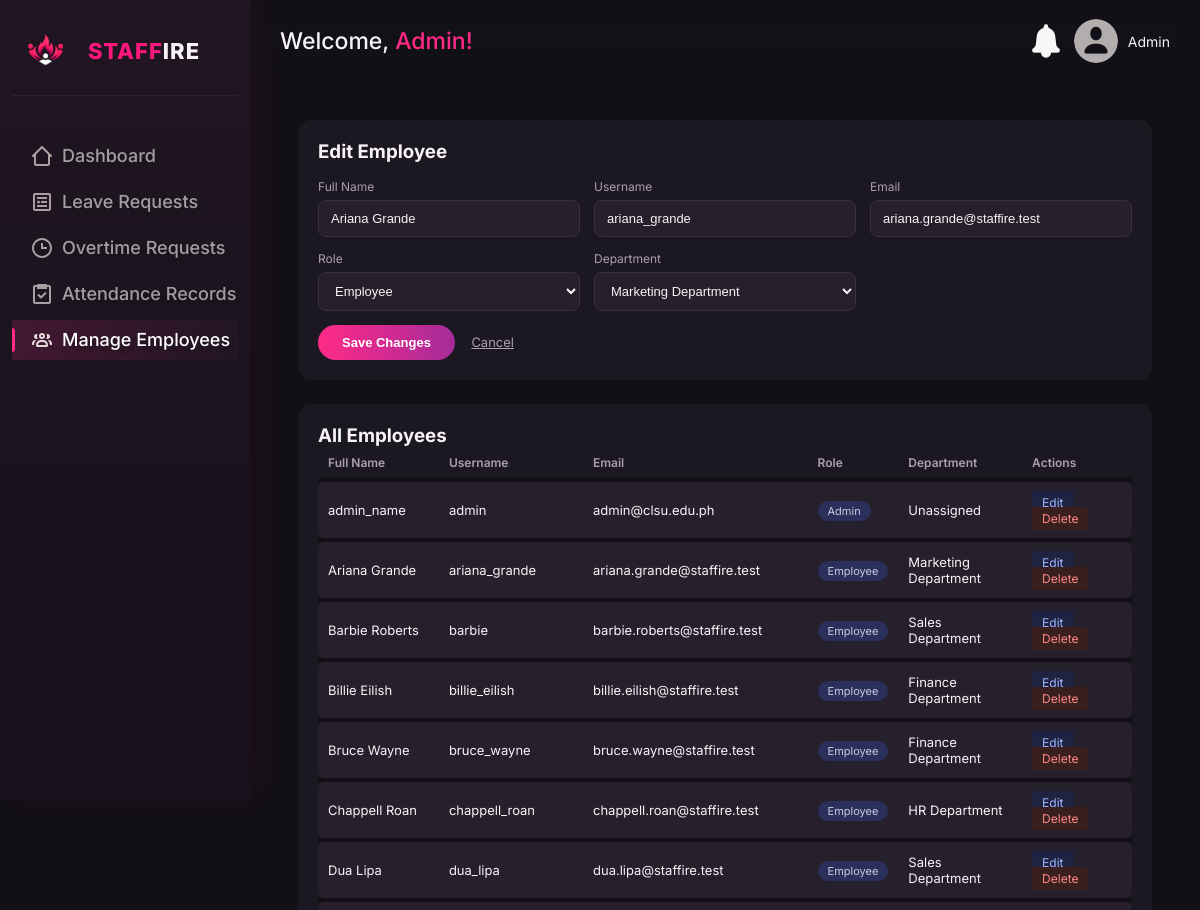
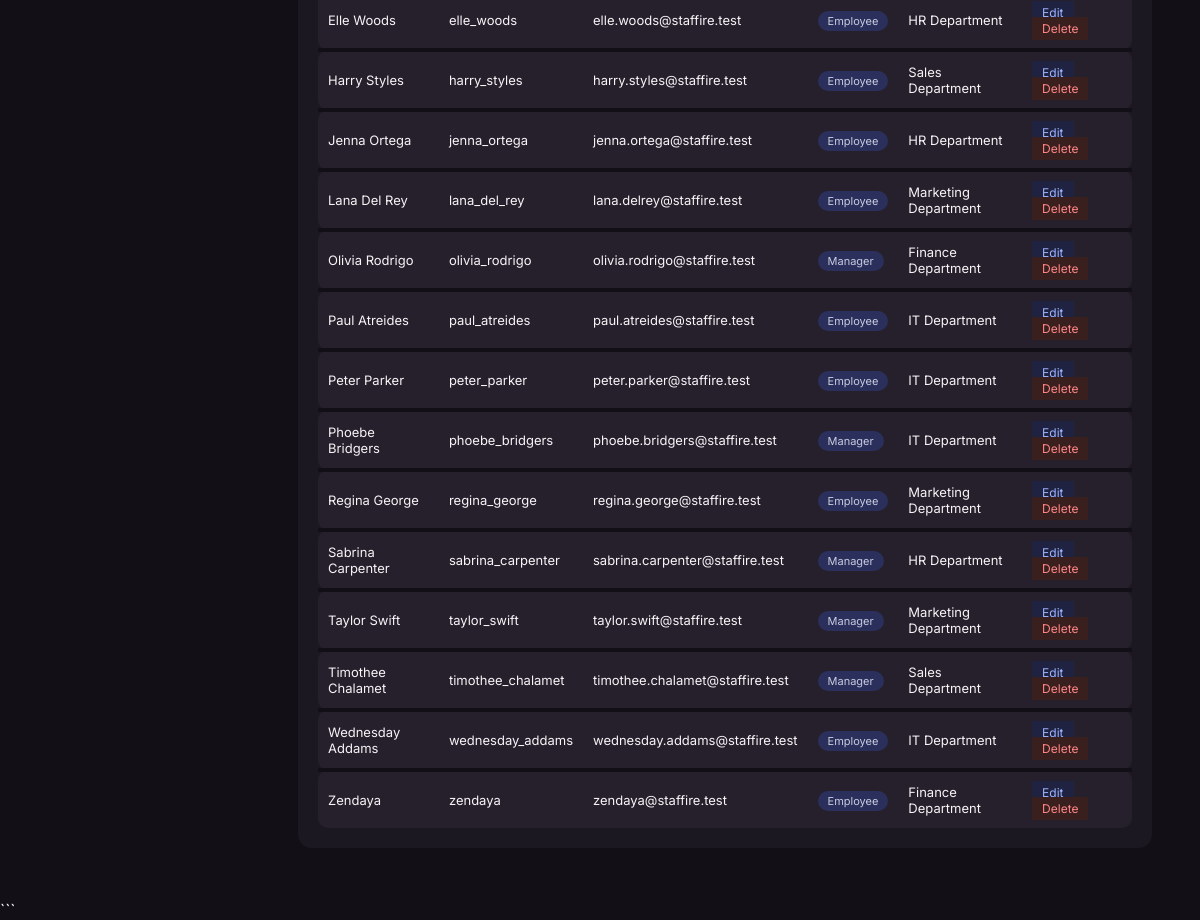
Page /pages/manageEmployees.php?edit=17 (signed in) on the committed database (2 pictures, top to bottom).
### tables this page shows
CREATE TABLE IF NOT EXISTS users (
    id INT PRIMARY KEY AUTO_INCREMENT,
    username VARCHAR(50) UNIQUE NOT NULL,
    password VARCHAR(255) NOT NULL, 
    full_name VARCHAR(255) NOT NULL,
    email VARCHAR(100) UNIQUE NOT NULL,
    role ENUM('admin','manager','employee') NOT NULL,
    created_at TIMESTAMP DEFAULT CURRENT_TIMESTAMP
);

CREATE TABLE IF NOT EXISTS departments (
    id INT PRIMARY KEY AUTO_INCREMENT,
    name VARCHAR(100) NOT NULL
);

### process/access_control.php (called while the page is built, shortened)
<?php
function getUsername(): ?string {
    return $_SESSION["username"] ?? null;
}
function isRole($role)
{
    return isset($_SESSION["role"])
        && $_SESSION["role"] === $role;
}
?>

### classes/User.php (called while the page is built, shortened)
<?php
class User
{
    private $connection;
    public function __construct($connection)
    {
        $this->connection = $connection;
    }
    public function find($id)
    {
        $query = "SELECT * FROM users WHERE id = ?";
        $stmt = $this->connection->prepare($query);
        $stmt->bind_param("i", $id);
        $stmt->execute();
        $result = $stmt->get_result();
        return $result->fetch_assoc();
    }
    public function allWithDepartment()
    {
        $query = "SELECT u.id, u.full_name, u.username, u.email, u.role,
                         u.department_id, d.name AS department
                  FROM users u
                  LEFT JOIN departments d ON u.department_id = d.id
                  ORDER BY u.full_name ASC";
        return $this->connection->query($query);
    }
}

### classes/Department.php (called while the page is built, shortened)
<?php
class Department
{
    private $connection;
    public function __construct($connection)
    {
        $this->connection = $connection;
    }
    public function all()
    {
        $query = "SELECT id, name FROM departments ORDER BY name";
        return $this->connection->query($query);
    }
}

### pages/manageEmployees.php (the view, shortened to what this page needs)
<?php
require_once __DIR__ . '/../classes/User.php';
require_once __DIR__ . '/../classes/Department.php';
$database = new Database();
$connection = $database->getConnection();
$userRepository = new User($connection);
$departmentRepository = new Department($connection);
require_once __DIR__ . '/../process/access_control.php';
$editing = null;
if (isset($_GET['edit'])) {
    $id = (int) $_GET['edit'];
    $editing = $userRepository->find($id);
}
$departments = $departmentRepository->all();
$employees = $userRepository->allWithDepartment();
$current_page = basename($_SERVER['PHP_SELF']);
$username = getUsername();
?>
<!DOCTYPE html>
<html lang="en">
<head>
    <link rel="stylesheet" href="../assets/css/adminDashboard.css">
    <link rel="stylesheet" href="../assets/css/manageEmp.css">
</head>
<body>
    <sidebar class="sidebar">
        <div class="sidebar-brand">
            <div>
                <img src="../assets/img/staffire-logo.png" class="staffire-icon" alt="staffire-icon">
            </div>
            <div>
                <a href="dashboard.php"><span>STAFF</span>IRE</a>
            </div>
        </div>
        <nav>
                <a href="dashboard.php" class="<?= $current_page === 'dashboard.php' ? 'active' : '' ?>"><svg xmlns="http://www.w3.org/2000/svg"
                    fill="#e3dada" viewBox="0 0 24 24">
                    <path d="M3 13h1v7c0 1.1.9 2 2 2h12c1.1 0 2-.9 2-2v-7h1c.4 0 .77-.24.92-.62.15-.37.07-.8-.22-1.09l-8.99-9a.996.996 0 0 0-1.41 0l-9.01 9c-.29.29-.37.72-.22 1.09s.52.62.92.62Zm9-8.59 6 6V20H6v-9.59z"></path>
                </svg>Dashboard</a>
                <?php if (isRole("admin") || isRole("manager")): ?>
                    <a href="../pages/leaveRequests.php" class="<?= $current_page === 'leaveRequests.php' ? 'active' : '' ?>"><svg xmlns="http://www.w3.org/2000/svg" width="256" height="256"
                            fill="#e3dada" viewBox="0 0 24 24">
                            <path d="M19 3H5c-1.1 0-2 .9-2 2v14c0 1.1.9 2 2 2h14c1.1 0 2-.9 2-2V5c0-1.1-.9-2-2-2M5 19V5h14v14z"></path>
                            <path d="M8.5 10.5a1.5 1.5 0 1 0 0 3 1.5 1.5 0 1 0 0-3m2.5.5h6v2h-6zM7 7h10v2H7zm0 8h10v2H7z"></path>
                        </svg>Leave Requests</a>
                <?php endif; ?>
                <?php if (isRole("admin") || isRole("manager")): ?>
                    <a href="overtimeRequests.php" class="<?= $current_page === 'overtimeRequests.php' ? 'active' : '' ?>"><svg xmlns="http://www.w3.org/2000/svg" width="256" height="256"
                            fill="#e3dada" viewBox="0 0 24 24">
                            <path d="M12 2C6.58 2 2 6.58 2 12s4.58 10 10 10 10-4.58 10-10S17.42 2 12 2m0 18c-4.34 0-8-3.66-8-8s3.66-8 8-8 8 3.66 8 8-3.66 8-8 8"></path>
                            <path d="M13 7h-2v6h6v-2h-4z"></path>
                        </svg>Overtime Requests</a>
                <?php endif; ?>
                <?php if (isRole("admin") || isRole("manager")): ?>
                    <a href="attendanceRecords.php" class="<?= $current_page === 'attendanceRecords.php' ? 'active' : '' ?>"> Attendance Records</a>
                <?php endif; ?>
                <?php if (isRole("admin")): ?>
                    <a href="manageEmployees.php" class="<?= $current_page === 'manageEmployees.php' ? 'active' : '' ?>">Manage Employees</a>
                <?php endif; ?>
        </nav>
    </sidebar>
    <main class="main-cont">
        <header class="top-header">
            <div class="header-items">
                <div>
                    <h1>
                        Welcome,
                        <span>
                            <?php echo htmlspecialchars(ucfirst($username)) ?>!
                        </span>
                    </h1>
                </div>
                <div class="header-items-right">
                    <div class="notifbell-wrap">
                        <img
                            src="../assets/img/notifbell-icon.png"
                            class="notifbell-icon"
                            alt=""
                            onclick="showNotifs()">
                    </div>
                    <div class="user">
                        <div
                            class="pfp"
                            onclick="showMenu()">
                        </div>
                        <p>
                            <?php echo htmlspecialchars(ucfirst($username)) ?>
                        </p>
                    </div>
                </div>
            </div>
        </header>
        <div class="form-card">
            <h3 style="margin-bottom:16px;">
                <?= $editing ? 'Edit Employee' : 'Add New Employee' ?>
            </h3>
            <form
                method="POST"
                action="<?= $editing ? '../process/editEmp-process.php' : '../process/addEmp-process.php' ?>">
                <div class="form-grid">
                    <div>
                        <label>
                            Full Name
                        </label>
                        <input
                            type="text"
                            name="full_name"
                            required
                            value="<?= htmlspecialchars($editing['full_name'] ?? '') ?>">
                    </div>
                    <div>
                        <label>
                            Username
                        </label>
                        <input
                            type="text"
                            name="username"
                            required
                            value="<?= htmlspecialchars($editing['username'] ?? '') ?>">
                    </div>
                    <div>
                        <label>
                            Email
                        </label>
                        <input
                            type="email"
                            name="email"
                            required
                            value="<?= htmlspecialchars($editing['email'] ?? '') ?>">
                    </div>
                    <div>
                        <label>
                            Role
                        </label>
                        <select name="role">
                            <?php foreach (['employee', 'manager', 'admin'] as $r): ?>
                                <option
                                    value="<?= $r ?>"
                                    <?= (($editing['role'] ?? 'employee') === $r) ? 'selected' : '' ?>>
                                    <?= ucfirst($r) ?>
                                </option>
                            <?php endforeach; ?>
                        </select>
                    </div>
                    <div>
                        <label>
                            Department
                        </label>
                        <select name="department_id">
                            <?php
                            $departments->data_seek(0);
                            while ($d = $departments->fetch_assoc()):
                            ?>
                                <option
                                    value="<?= $d['id'] ?>"
                                    <?= (($editing['department_id'] ?? null) == $d['id']) ? 'selected' : '' ?>>
                                    <?= htmlspecialchars($d['name']) ?>
                                </option>
                            <?php endwhile; ?>
                        </select>
                    </div>
                </div>
                <button
                    type="submit"
                    class="submit-btn">
                    <?= $editing ? 'Save Changes' : 'Add Employee' ?>
                </button>
                <?php if ($editing): ?>
                    <a
                        href="../pages/manageEmployees.php"
                        class="cancel-link">
                        Cancel
                    </a>
                <?php endif; ?>
            </form>
        </div>
        <div class="emp-table-wrap">
            <h3>
                All Employees
            </h3>
            <table>
                <thead>
                    <tr>
                        <th>
                            Full Name
                        </th>
                        <th>
                            Username
                        </th>
                        <th>
                            Email
                        </th>
                        <th>
                            Role
                        </th>
                        <th>
                            Department
                        </th>
                        <th>
                            Actions
                        </th>
                    </tr>
                </thead>
                <tbody>
                    <?php while ($emp = $employees->fetch_assoc()): ?>
                        <tr>
                            <td>
                                <?= htmlspecialchars($emp['full_name']) ?>
                            </td>
                            <td>
                                <?= htmlspecialchars($emp['username']) ?>
                            </td>
                            <td>
                                <?= htmlspecialchars($emp['email']) ?>
                            </td>
                            <td>
                                <span class="role-badge">
                                    <?= htmlspecialchars(ucfirst($emp['role'])) ?>
                                </span>
                            </td>
                            <td>
                                <?= htmlspecialchars($emp['department'] ?? 'Unassigned') ?>
                            </td>
                            <td>
                                <a
                                    href="../pages/manageEmployees.php?edit=<?= $emp['id'] ?>"
                                    class="action-link">
                                    Edit
                                </a>
                                <a
                                    href="../process/deleteEmp-process.php?id=<?= $emp['id'] ?>"
                                    class="action-link delete"
                                    onclick="return confirm('Delete this user? This cannot be undone.');">
                                    Delete
                                </a>
                            </td>
                        </tr>
                    <?php endwhile; ?>
                </tbody>
            </table>
        </div>
    </main>
</body>
</html>

### assets/css/adminDashboard.css (style rules this page uses)
:root { --bg: #121016; --panel: #1c1821; --panel-row: #25202b; --pink: #ff2b87; --purple: #a62b9a; --grad: linear-gradient( 90deg, var(--pink) 0%, var(--purple) 100% ); --text: #f7f3f7; --muted: #aaa1ad; --border: #39313d; --radius-lg: 18px; --radius-md: 14px; --gap: 20px; }
* { box-sizing: border-box; margin: 0; padding: 0; }
html { scroll-behavior: smooth; }
body { min-width: 320px; background: var(--bg); color: var(--text); font-family: Inter; }
.main-cont { width: calc(100% - 250px); max-width: 1600px; margin-left: 250px; padding: calc(72px + clamp(20px, 2vw, 28px)) clamp(20px, 2vw, 28px) 28px; }
.sidebar { position: fixed; top: 0; left: 0; width: 250px; height: 100vh; display: flex; flex-direction: column; align-items: stretch; justify-content: flex-start; background: linear-gradient( 180deg, #211522 0%, #1b141f 45%, #17121b 100% ); box-shadow: 10px 0 40px rgba(255, 24, 124, 0.06); padding: 28px 12px; z-index: 100; }
.sidebar-brand { display: grid; grid-template-columns: 36px 1fr; gap: 2px; place-items: center; font-size: 22px; font-weight: 800; letter-spacing: 1px; color: #f7f2f6; padding: 4px 16px; border-bottom: 1px solid rgba(255,255,255,.06); padding-bottom: 24px; }
.sidebar img { width: 100%; height: auto; }
.sidebar-brand span { color: #ff187c; }
.sidebar-brand a { color: #f7f2f6; text-decoration: none; }
nav { display: flex; flex-direction: column; flex-wrap: nowrap; gap: 6px; width: 100%; margin-top: 40px; }
nav a { position: relative; display: flex; align-items: center; gap: 8px; color: #d9d9d9; opacity: 0.7; padding: 8px clamp(10px, 1.5vw, 20px); font-size: clamp(14px, 2.5vw, 18px); font-weight: 500; border: none; border-radius: 1px; white-space: nowrap; text-decoration: none; text-shadow: 4px 4px 4px rgba(22, 22, 22, 0.6); cursor: pointer; transition: background 0.25s ease, color 0.25s ease, opacity 0.25s ease, transform 0.25s ease; }
nav a svg { width: 24px; height: 24px; flex-shrink: 0; display: block; }
nav a::before { content: ""; position: absolute; left: 0; top: 20%; width: 3px; height: 60%; background: var(--pink); border-radius: 0 4px 4px 0; opacity: 0; transition: all 0.25s ease; }
nav a.active { opacity: 1; color: #fff; background: linear-gradient(90deg, rgba(255, 43, 135, 0.18), rgba(166, 43, 154, 0.05)); }
nav a:hover::before, nav a.active::before { opacity: 1; }
.pfp { width: 44px; height: 44px; flex-shrink: 0; background-image: url(../img/profile-icon.png); background-repeat: no-repeat; background-size: cover; background-position: center; border-radius: 50%; cursor: pointer; }
.user { display: flex; align-items: center; gap: 10px }
.user p { color: var(--text); font-size: 14px; }
.notifbell-icon { cursor: pointer; width: auto; height: 40px; }
.top-header { position: fixed; top: 0; left: 250px; width: calc(100% - 250px); height: 72px; display: flex; align-items: center; background: rgba(28, 24, 33, 0.12); backdrop-filter: blur(12px); padding: 1px 30px; z-index: 200; }
.header-items { width: 100%; display: flex; align-items: center; padding-top: 10px; justify-content: space-between; gap: 20px; }
.header-items h1 { font-size: clamp(18px, 2.5vw, 23px); font-weight: 500; }
.header-items h1 span { color: var(--pink); }
.header-items-right { flex-shrink: 1; display: flex; flex-direction: row; align-items: center; gap: 8px; }
.notifbell-wrap { position: relative; display: flex; align-items: center; }
table { width: 100%; min-width: 650px; border-collapse: collapse; }
thead th, tbody tr td { padding: clamp(6px, 1.5vw, 12px) clamp(6px, 1vw, 10px); font-size: clamp(11px, 1.3vw, 13px); }
table { width: 100%; border-collapse: collapse; }
thead th { text-align: left; font-size: 12px; color: var(--muted); font-weight: 600; padding: 8px 10px; }
tbody tr { background: var(--panel-row); }
tbody tr td { padding: 12px 10px; font-size: 13px; }
tbody tr td:first-child { border-top-left-radius: 10px; border-bottom-left-radius: 10px; }
tbody tr td:last-child { border-top-right-radius: 10px; border-bottom-right-radius: 10px; }
tbody tr + tr td { padding-top: 12px; }
tbody tr { margin-bottom: 8px; }
tbody tr td { border-top: 4px solid var(--bg); }

### rows in the picture
users: full_name "Ariana Grande", username "ariana_grande", email "ariana.grande@staffire.test", role "Employee", department_id "Marketing Department", department.name "Marketing Department"
users: full_name "admin_name", username "admin", email "admin@clsu.edu.ph", role "Admin", department "Unassigned"
users: full_name "Barbie Roberts", username "barbie", email "barbie.roberts@staffire.test", role "Employee", department.name "Sales Department"
users: full_name "Billie Eilish", username "billie_eilish", email "billie.eilish@staffire.test", role "Employee", department.name "Finance Department"
users: full_name "Bruce Wayne", username "bruce_wayne", email "bruce.wayne@staffire.test", role "Employee", department.name "Finance Department"
users: full_name "Chappell Roan", username "chappell_roan", email "chappell.roan@staffire.test", role "Employee", department.name "HR Department"
users: full_name "Dua Lipa", username "dua_lipa", email "dua.lipa@staffire.test", role "Employee", department.name "Sales Department"
users: full_name "Elle Woods", username "elle_woods", email "elle.woods@staffire.test", role "Employee", department.name "HR Department"
users: full_name "Harry Styles", username "harry_styles", email "harry.styles@staffire.test", role "Employee", department.name "Sales Department"
users: full_name "Jenna Ortega", username "jenna_ortega", email "jenna.ortega@staffire.test", role "Employee", department.name "HR Department"
users: full_name "Lana Del Rey", username "lana_del_rey", email "lana.delrey@staffire.test", role "Employee", department.name "Marketing Department"
users: full_name "Olivia Rodrigo", username "olivia_rodrigo", email "olivia.rodrigo@staffire.test", role "Manager", department.name "Finance Department"
users: full_name "Paul Atreides", username "paul_atreides", email "paul.atreides@staffire.test", role "Employee", department.name "IT Department"
users: full_name "Peter Parker", username "peter_parker", email "peter.parker@staffire.test", role "Employee", department.name "IT Department"
users: full_name "Phoebe Bridgers", username "phoebe_bridgers", email "phoebe.bridgers@staffire.test", role "Manager", department.name "IT Department"
users: full_name "Regina George", username "regina_george", email "regina.george@staffire.test", role "Employee", department.name "Marketing Department"
users: full_name "Sabrina Carpenter", username "sabrina_carpenter", email "sabrina.carpenter@staffire.test", role "Manager", department.name "HR Department"
users: full_name "Taylor Swift", username "taylor_swift", email "taylor.swift@staffire.test", role "Manager", department.name "Marketing Department"
users: full_name "Timothee Chalamet", username "timothee_chalamet", email "timothee.chalamet@staffire.test", role "Manager", department.name "Sales Department"
users: full_name "Wednesday Addams", username "wednesday_addams", email "wednesday.addams@staffire.test", role "Employee", department.name "IT Department"
users: full_name "Zendaya", username "zendaya", email "zendaya@staffire.test", role "Employee", department.name "Finance Department"

### other values in the picture
$username "Admin"
